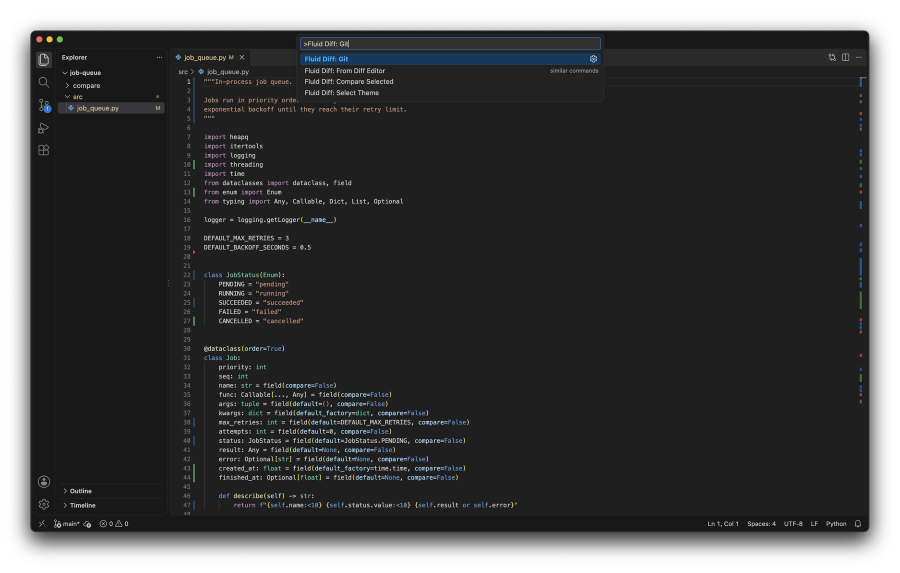
#> input picture images/command.png, 1800 x 1146 px (shown at 1/2 size)
$ python -i compose.py   (imports and definitions only)
#> lines starting #> are read from the running program, lines starting #| are printed output that depends on the picture
"""Turn raw VS Code window captures into README images.

Usage:
    python3 compose.py still <raw.png> <out.png>
    python3 compose.py gif <frames_dir> <events.jsonl> <cursor.png> <hotspot-x> <hotspot-y> <cursor-width> <out_dir>

    python3 compose.py video <screen.mkv> <events.jsonl> <pixels-per-point> <out.mp4>

`gif` renders evenly timed frames. Each frame uses the latest capture at that moment,
then draws the cursor, click ripples, key badges, and camera zoom from the input.swift log.
Capture times come from the frame files' modification times.

`video` does the same for a screen recording cropped to the window, at VIDEO_FPS. The
recording already shows the real cursor. Its timestamps are wall-clock epoch seconds.
"""

import bisect
import json
import os
import subprocess
import sys

from PIL import Image, ImageDraw, ImageFilter, ImageFont

PAD = 120  # white margin around the window, in capture pixels
STILL_WIDTH = 1800
GIF_WIDTH = 1200
GIF_FPS = 15
ZOOM_MS = 750
CURSOR_SCALE = 1.5  # a little larger than life so it reads at GIF size
RIPPLE_MS = 450
BADGE_MS = 1400
FONT = "/System/Library/Fonts/LucidaGrande.ttc"  # SFNS has no ↩ glyph
VIDEO_WIDTH = 1920
VIDEO_FPS = 60
LEAD_MS = 1000  # clip time kept before the first input event


def window_rect(cap):
    """Bounding box of the opaque window body, without the macOS shadow."""
    return cap.getchannel("A").point(lambda a: 255 if a >= 250 else 0).getbbox()


def make_base(cap):
    """White canvas with a soft shadow, plus where the capture goes on it."""
    l, t, r, b = window_rect(cap)
#> l = 0; t = 0; r = 1800; b = 1146
    canvas = Image.new("RGBA", (r - l + 2 * PAD, b - t + 2 * PAD + 40), "#FFFFFF")
#> canvas: PIL image 2040x1426 RGBA; every value is 255
    shadow = Image.new("RGBA", canvas.size, (0, 0, 0, 0))
#> shadow: PIL image 2040x1426 RGBA; every value is 0
    ImageDraw.Draw(shadow).rounded_rectangle(
        (PAD, PAD + 24, PAD + r - l, PAD + b - t + 24), radius=24, fill=(20, 24, 32, 110))
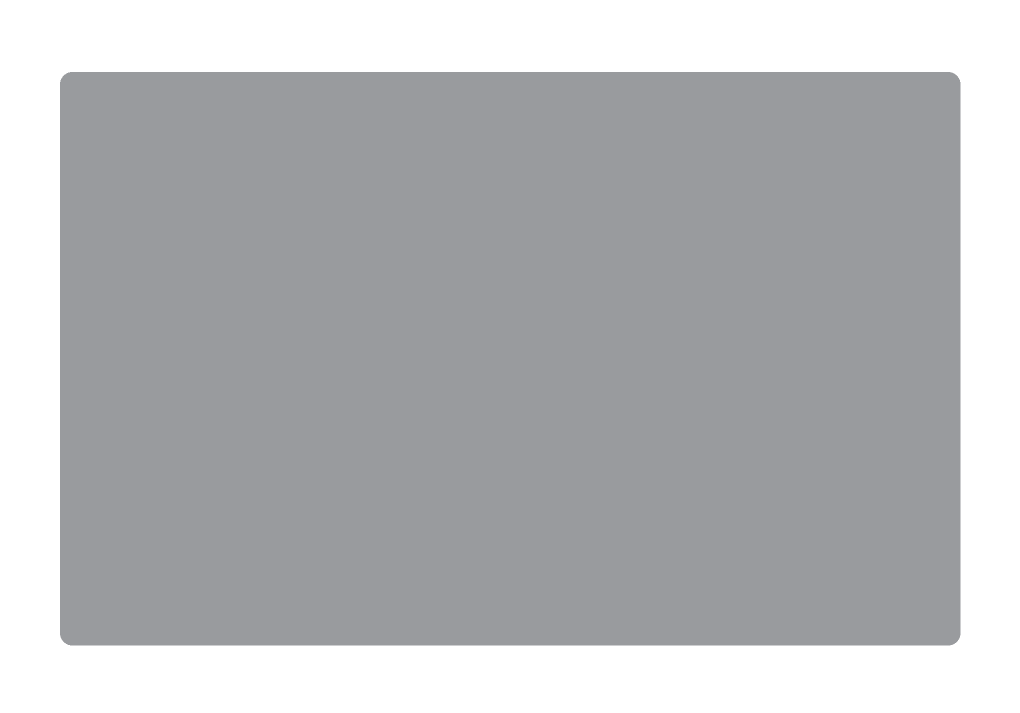
#> shadow: PIL image 2040x1426 RGBA (shown at 1/2 size); mean R, G, B, A 14.2, 17, 22.7, 78.1; transparent parts drawn white
    canvas.alpha_composite(shadow.filter(ImageFilter.GaussianBlur(36)))
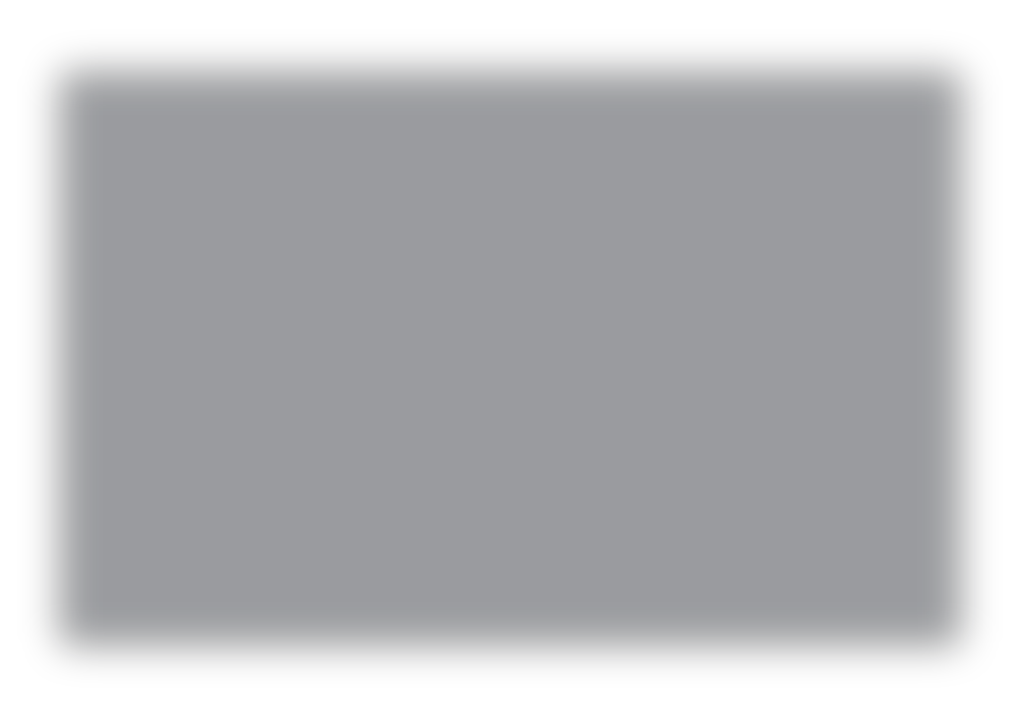
#> canvas: PIL image 2040x1426 RGBA (shown at 1/2 size); mean R, G, B, A 182.9, 183.6, 186.2, 255
    return canvas, (PAD - l, PAD - t)


def still(src, dst):
    cap = Image.open(src).convert("RGBA")
    canvas, offset = make_base(cap)
#> offset = (120, 120)
    canvas.alpha_composite(cap, offset)
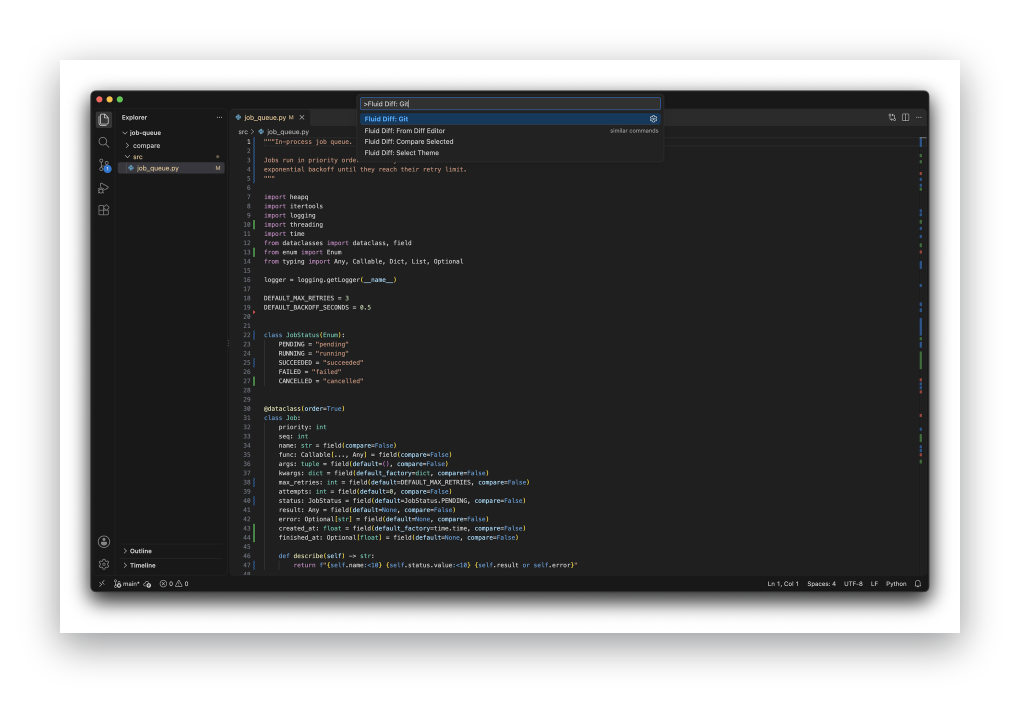
#> canvas: PIL image 2040x1426 RGBA (shown at 1/2 size); mean R, G, B, A 118.8, 119.1, 119.4, 255
    w, h = canvas.size
#> w = 2040; h = 1426
    canvas.convert("RGB").resize((STILL_WIDTH, round(h * STILL_WIDTH / w)), Image.Resampling.LANCZOS).save(dst, optimize=True)


def ease(p):
    p = min(max(p, 0.0), 1.0)
    return p * p * (3 - 2 * p)


# [178 lines left out: functions gif, video, main, not called in this run]


# [2 lines not run here, left out]

>>> result = still('../../images/command.png', 'out.png')

$ run again, on images/theme-dracula.png
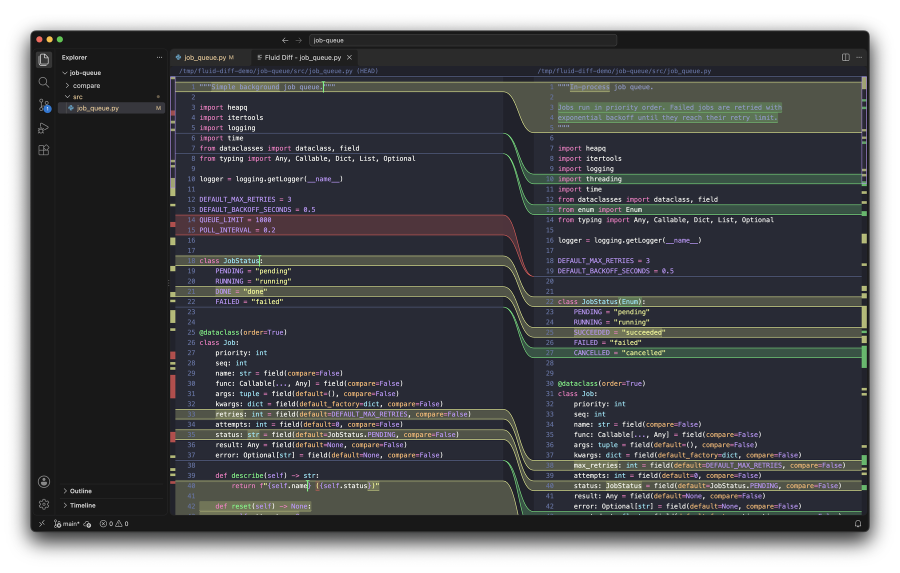
#> input picture images/theme-dracula.png, 1800 x 1146 px (shown at 1/2 size)
#> l = 0; r = 1800; b = 1146
#> offset = (120, 120)
#> in still, `canvas.alpha_composite(cap, offset)`:
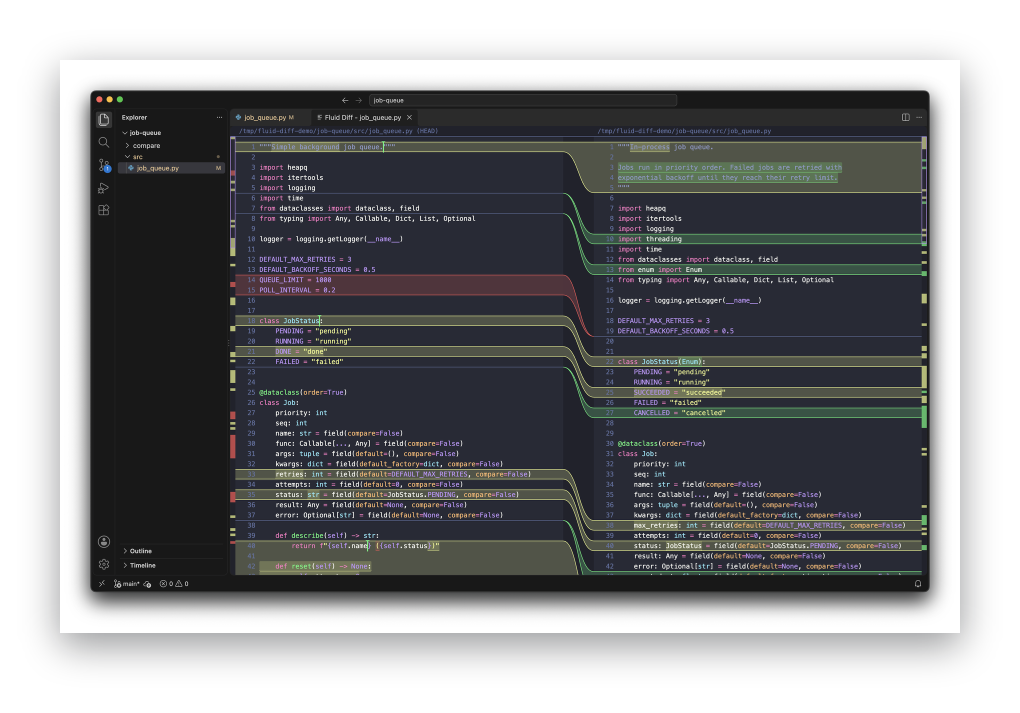
#> canvas: PIL image 2040x1426 RGBA (shown at 1/2 size); mean R, G, B, A 129.5, 130.5, 132.2, 255
